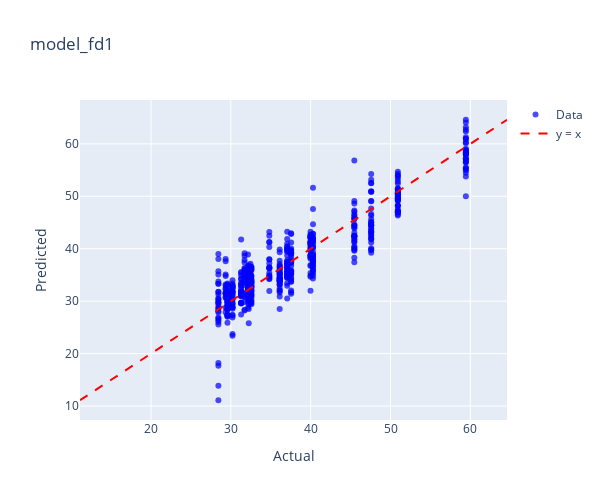
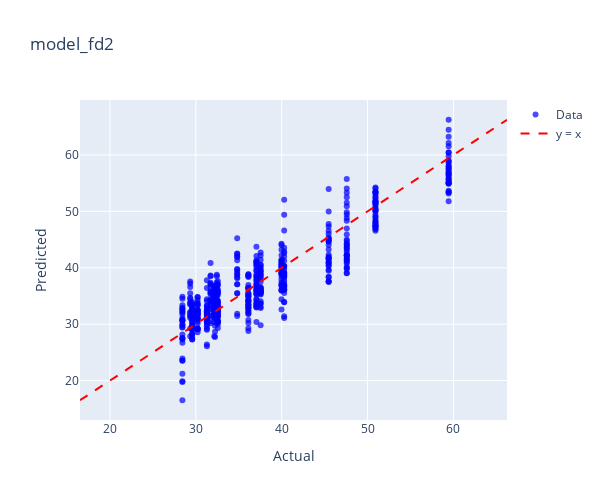
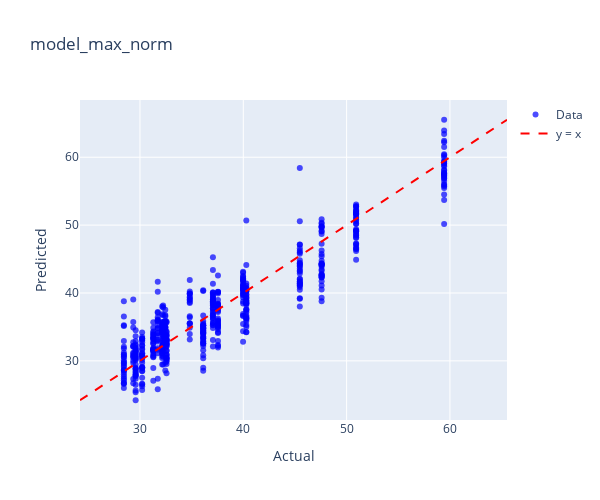
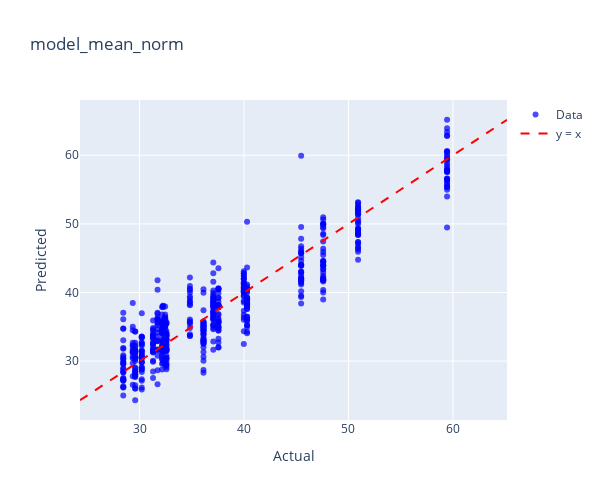

Notebook code for these charts, in order:
### Code cell
model_dict = {
    'model_fd1': (model_fd1, kadar_air_fd1),
    'model_fd2': (model_fd2, kadar_air_fd2),
    'model_max_norm': (model_max_norm, kadar_air_max_norm),
    'model_mean_norm': (model_mean_norm, kadar_air_mean_norm),
    'model_msc': (model_msc, kadar_air_msc),
    'model_ori': (model_ori, kadar_air_ori),
    'model_range_norm': (model_range_norm, kadar_air_range_norm),
    'model_sg1': (model_sg1, kadar_air_sg1),
    'model_sg2': (model_sg2, kadar_air_sg2),
    'model_snv': (model_snv, kadar_air_snv),
}

for name, (model, data) in model_dict.items():
    print(f"Plotting for {name}")
    plot_actual_vs_predicted_plotly(model, data, 'Kadar Air',name)

### Figure 1 — Plotly figure (JSON) as saved in the notebook; plotly's stock layout.template omitted (floating-point values rounded to 4 significant figures; data arrays with more than 128 entries replaced by an {"elided": "..."} marker saying what was removed)
{"data": [{"hovertemplate": "Index: %{text}<br>Actual: %{x}<br>Predicted: %{y}<extra></extra>", "marker": {"color": "blue", "opacity": 0.7, "size": 6}, "mode": "markers", "name": "Data", "text": {"elided": "605 str values"}, "type": "scatter", "x": {"elided": "605 float values"}, "y": {"elided": "605 float values"}}, {"line": {"color": "red", "dash": "dash"}, "mode": "lines", "name": "y = x", "type": "scatter", "x": [11.11, 64.59], "y": [11.11, 64.59]}], "layout": {"height": 500, "title": {"text": "model_fd1"}, "width": 600, "xaxis": {"title": {"text": "Actual"}}, "yaxis": {"title": {"text": "Predicted"}}}}

### Figure 2 — Plotly figure (JSON) as saved in the notebook; plotly's stock layout.template omitted (floating-point values rounded to 4 significant figures; data arrays with more than 128 entries replaced by an {"elided": "..."} marker saying what was removed)
{"data": [{"hovertemplate": "Index: %{text}<br>Actual: %{x}<br>Predicted: %{y}<extra></extra>", "marker": {"color": "blue", "opacity": 0.7, "size": 6}, "mode": "markers", "name": "Data", "text": {"elided": "605 str values"}, "type": "scatter", "x": {"elided": "605 float values"}, "y": {"elided": "605 float values"}}, {"line": {"color": "red", "dash": "dash"}, "mode": "lines", "name": "y = x", "type": "scatter", "x": [16.52, 66.23], "y": [16.52, 66.23]}], "layout": {"height": 500, "title": {"text": "model_fd2"}, "width": 600, "xaxis": {"title": {"text": "Actual"}}, "yaxis": {"title": {"text": "Predicted"}}}}

### Figure 3 — Plotly figure (JSON) as saved in the notebook; plotly's stock layout.template omitted (floating-point values rounded to 4 significant figures; data arrays with more than 128 entries replaced by an {"elided": "..."} marker saying what was removed)
{"data": [{"hovertemplate": "Index: %{text}<br>Actual: %{x}<br>Predicted: %{y}<extra></extra>", "marker": {"color": "blue", "opacity": 0.7, "size": 6}, "mode": "markers", "name": "Data", "text": {"elided": "605 str values"}, "type": "scatter", "x": {"elided": "605 float values"}, "y": {"elided": "605 float values"}}, {"line": {"color": "red", "dash": "dash"}, "mode": "lines", "name": "y = x", "type": "scatter", "x": [24.19, 65.52], "y": [24.19, 65.52]}], "layout": {"height": 500, "title": {"text": "model_max_norm"}, "width": 600, "xaxis": {"title": {"text": "Actual"}}, "yaxis": {"title": {"text": "Predicted"}}}}

### Figure 4 — Plotly figure (JSON) as saved in the notebook; plotly's stock layout.template omitted (floating-point values rounded to 4 significant figures; data arrays with more than 128 entries replaced by an {"elided": "..."} marker saying what was removed)
{"data": [{"hovertemplate": "Index: %{text}<br>Actual: %{x}<br>Predicted: %{y}<extra></extra>", "marker": {"color": "blue", "opacity": 0.7, "size": 6}, "mode": "markers", "name": "Data", "text": {"elided": "605 str values"}, "type": "scatter", "x": {"elided": "605 float values"}, "y": {"elided": "605 float values"}}, {"line": {"color": "red", "dash": "dash"}, "mode": "lines", "name": "y = x", "type": "scatter", "x": [24.3, 65.18], "y": [24.3, 65.18]}], "layout": {"height": 500, "title": {"text": "model_mean_norm"}, "width": 600, "xaxis": {"title": {"text": "Actual"}}, "yaxis": {"title": {"text": "Predicted"}}}}
